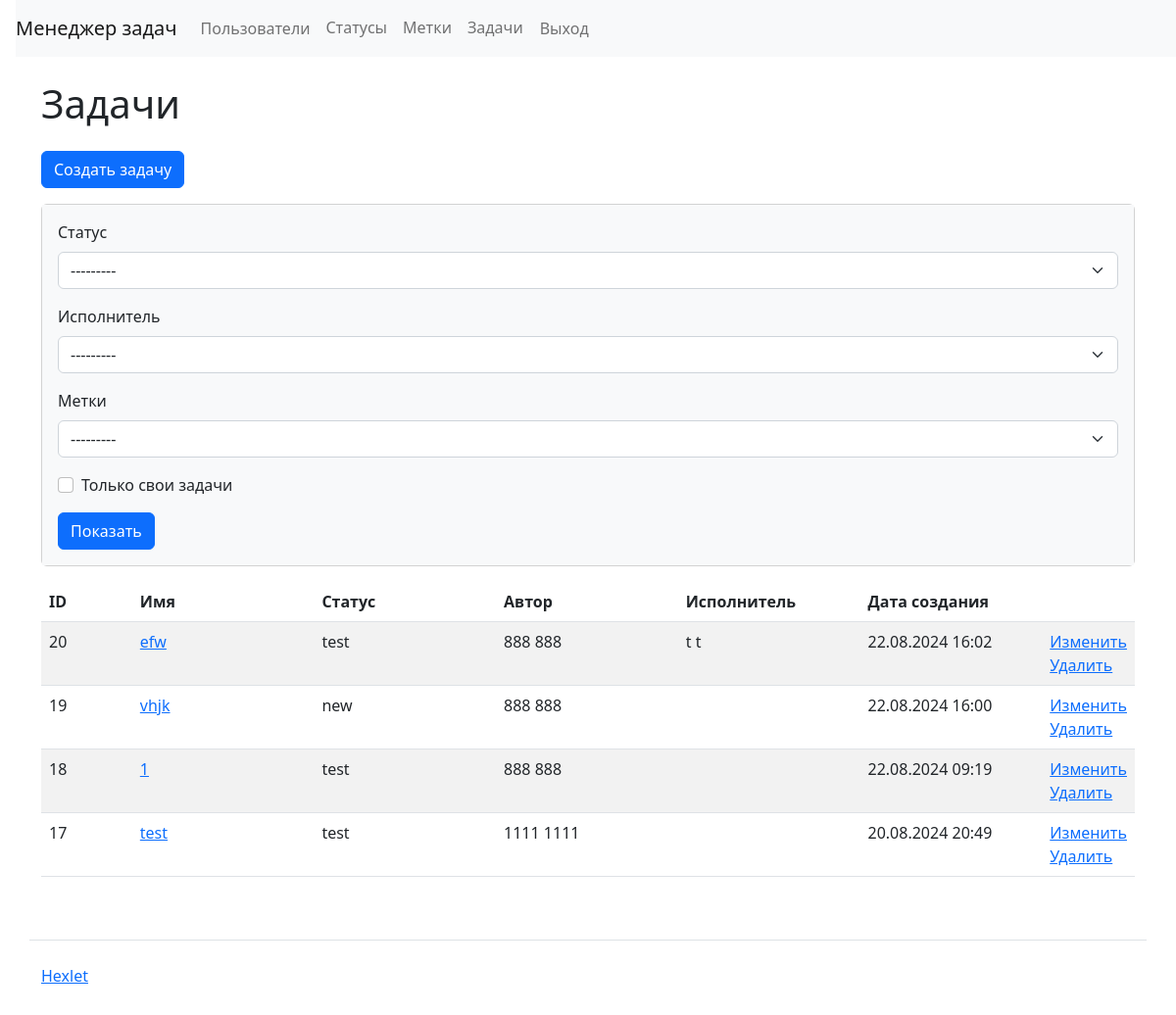
/tasks/ (signed in), run on the app's committed database.
### task_manager/statuses/models.py (models this page shows)
class Status(models.Model):
    name = models.CharField(max_length=150, unique=True)
    created_at = models.DateTimeField(auto_now_add=True)
    updated_at = models.DateTimeField(auto_now=True)
    objects = CustomStatusManager()
    def __str__(self):
        return self.name

### task_manager/users/models.py (models this page shows)
class CustomUser(AbstractUser, PermissionsMixin):
    objects = CustomUserManager()
    USERNAME_FIELD = 'username'
    REQUIRED_FIELDS = ['first_name', 'last_name', 'password']
    def __str__(self):
        return self.username

### task_manager/labels/models.py (models this page shows)
class Label(Model):
    name = models.CharField(max_length=150, unique=True)
    created_at = models.DateTimeField(auto_now_add=True)
    updated_at = models.DateTimeField(auto_now=True)
    objects = CustomLabelManager()
    def __str__(self):
        return self.name

### task_manager/tasks/models.py (models this page shows, shortened)
class Task(models.Model):
    author = models.ForeignKey(CustomUser,
                               on_delete=models.PROTECT,
                               related_name='created_tasks'
                               )
    executor = models.ForeignKey(CustomUser,
                                 null=True,
                                 blank=True,
                                 on_delete=models.PROTECT,
                                 related_name='executed_tasks'
                                 )
    name = models.CharField(max_length=255)
    description = models.TextField(blank=True)
    status = models.ForeignKey(Status, on_delete=models.PROTECT,
                               related_name='tasks', default=1)
    labels = models.ManyToManyField(Label,
                                    through='TaskLabel', related_name='tasks')
    created_at = models.DateTimeField(auto_now_add=True)
    updated_at = models.DateTimeField(auto_now=True)
    class Meta:
        ordering = ['-created_at']

### task_manager/tasks/views.py (the view)
# urls.py: path('', TaskListView.as_view(), name='tasks'),
class TaskListView(AuthRequiredMixin, FilterView):
    model = Task
    template_name = 'tasks/task_list.html'
    context_object_name = 'tasks'
    filterset_class = TaskFilter

### task_manager/tools.py (called while the page is built)
    def dispatch(self, request, *args, **kwargs):
        if not request.user.is_authenticated:
            messages.error(
                request, _("You are not logged in! Please sign in."),
                extra_tags='danger')
            return redirect('login')
        return super().dispatch(request, *args, **kwargs)

### task_manager/templates/tasks/task_list.html (shortened to what this page needs)
{% extends "main.html" %}
{% load i18n %}
{% block content %}
<div class="container wrapper flex-grow-1">
      <h1 class="my-4">
{% trans "Tasks" %}
      </h1>
<a href="{% url 'tasks:task_create' %}" class="btn btn-primary mb-3">{% trans "Create task" %}</a>
       <div class="card mb-3">
  <div class="card-body bg-light">
<form class="form-inline center" method="get" action="">
{% for field in filter.form %}
    <div class="mb-3">
        {% if field.name == 'self_tasks' %}
        <div class="form-check">
            <input
                id="{{ field.auto_id }}"
                name="{{ field.name }}"
                type="checkbox"
                class="form-check-input mr-3"
            >
            <label for="{{ field.auto_id }}" class="form-check-label">{% trans "My tasks only" %}</label>
        </div>
        {% else %}
        <label class="form-label" for="{{ field.auto_id }}">{{ field.label }}</label>
        <select
            name="{{ field.name }}"
            class="form-select ml-2 mr-3"
            id="{{ field.auto_id }}"
            >
      {% for choice in field.field.choices %}
    {% if field.value|stringformat:"s" == choice.0|stringformat:"s" %}
        <option value="{{ choice.0 }}" selected>{{ choice.1 }}</option>
    {% else %}
        <option value="{{ choice.0 }}">{{ choice.1 }}</option>
    {% endif %}
{% endfor %}
        </select>
        {% endif %}
    </div>
{% endfor %}
<button type="submit" class="btn btn-primary">{% trans "Show" %}</button>
</form>
  </div>
</div>
<table class="table table-striped">
<thead>
  <tr>
    <th class="col-1">ID</th>
    <th class="col-2 wide-column">{% trans "Name" %}</th>
      <th class="col-2 wide-column">{% trans "Status" %}</th>
      <th class="col-2 wide-column">{% trans "Author" %}</th>
      <th class="col-2 wide-column">{% trans "Executor" %}</th>
    <th class="col-2">{% trans "Created at" %}</th>
    <th class="col-1"></th>
  </tr>
</thead>
  <tbody>
    {% for task in tasks %}
      <tr>
        <td>{{ task.id }}</td>
        <td><a href="{% url 'tasks:task_info' task.pk %}">{{ task.name }}</a></td>
          <td>{{ task.status }}</td>
         <td> {{ task.author.first_name }} {{ task.author.last_name }}</td>
         <td> {{ task.executor.first_name }} {{ task.executor.last_name }}</td>
        <td>{{ task.created_at|date:"d.m.Y H:i" }}</td>
        <td>
          <a href="{% url 'tasks:task_update' task.id %}">{% trans "Edit" %}</a>
          <br>
           <a href="{% url 'tasks:task_delete' task.id %}">{% trans "Delete" %}</a>
        </td>
      </tr>
   {% endfor %}
        </tbody>
</table>
    </div>
{% endblock %}

### data on the page
Status: status "---------"
CustomUser: executor "---------"
Label: labels "---------"
Task: id "20", name "efw", status "test", author.first_name "888", author.last_name "888", executor.first_name "t", executor.last_name "t", created_at "22.08.2024 16:02"
Task: id "19", name "vhjk", status "new", author.first_name "888", author.last_name "888", created_at "22.08.2024 16:00"
Task: id "18", name "1", status "test", author.first_name "888", author.last_name "888", created_at "22.08.2024 09:19"
Task: id "17", name "test", status "test", author.first_name "1111", author.last_name "1111", created_at "20.08.2024 20:49"

### other printed values
{{ field.label }} "Статус" "Исполнитель" "Метки"
